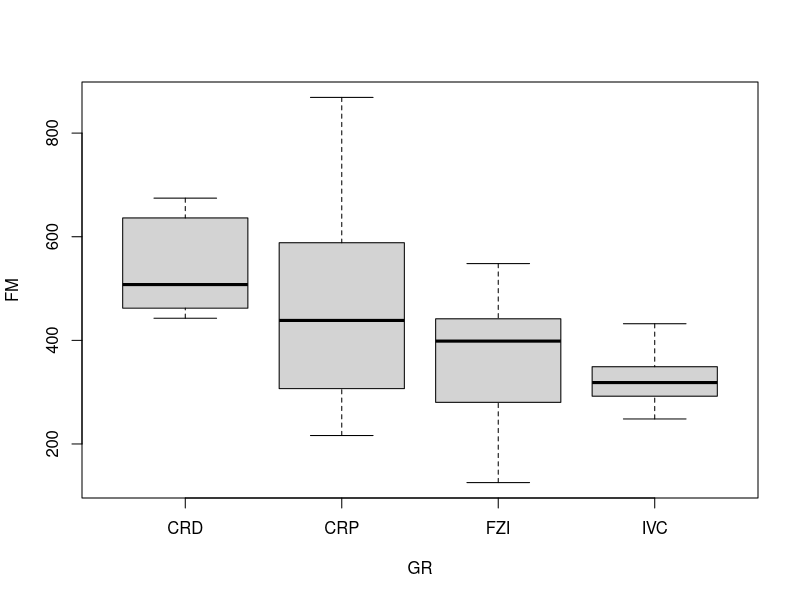

Source code (R):
###################
# endocrown.R
###################

# Lembrete
# Ricardo: por favor jogue os dados no cara via dput no script no github - 
# lembrar de descrever os metodos. se quiser escrevemos ate as tabelas no proprio R

# Data Dictionary
# CP = Corpo de Prova
# GR = Grupo
#      Grupo I: Cimentados com cimento resinoso Dual; 
#      Grupo II: Cimentados com cimento resinoso de polimeriza��o qu�mica; 
#      Grupo III: Cimentados com fosfato de zinco; 
#      Grupo IV: Cimentados com ion�mero de vidro convencional.
# FM = For�a M�xima

#tabela 1 do artigo ou paragrafo com descricao da amostra


# Loading Database
database <- structure(list(FM = c(462.14,  674.48,  621.5,  482.82,  442.69,                                 446.33,	470.64,	636.26,	645.99,	532.6,
                                  588.39,	216.3,	868.92,	254.7,	329.48,	489.48,	569.48,	387.44,	805.34,	306.82,
                                  280.35,	548.16,	253.62,	339.64,	125.46,	441.57,	428.71,	412.54,	384.55,	531.23, 
                                  324.83, 432.06, 385.27,	302.79,	349.11,	248.29,	258.28,	314.84,	292.23,	322.27),
                           GR = c("CRD", "CRD", "CRD", "CRD", "CRD", "CRD", "CRD", "CRD", "CRD", "CRD",
                                  "CRP", "CRP", "CRP", "CRP", "CRP", "CRP", "CRP", "CRP", "CRP", "CRP",  
                                  "FZI", "FZI", "FZI", "FZI", "FZI", "FZI", "FZI", "FZI", "FZI", "FZI", 
                                  "IVC", "IVC", "IVC", "IVC", "IVC", "IVC", "IVC", "IVC", "IVC", "IVC")),
                      .Names = c("FM","GR"), row.names = c(NA, -40L), class = "data.frame", reference = "A1.4, p. 270")
database
attach(database)


# tabela 2 com anova comparando os 4 grupos. se nao for estatisticamente significativo para ai
boxplot(FM ~ GR)

data.aov1=aov(FM ~ GR)
data.aov1
summary(data.aov1)



# se for significativo, 
#compara grupos dois a dois com t-test e coloca no artigo

# cria um boxplot comparando os 4 grupos
